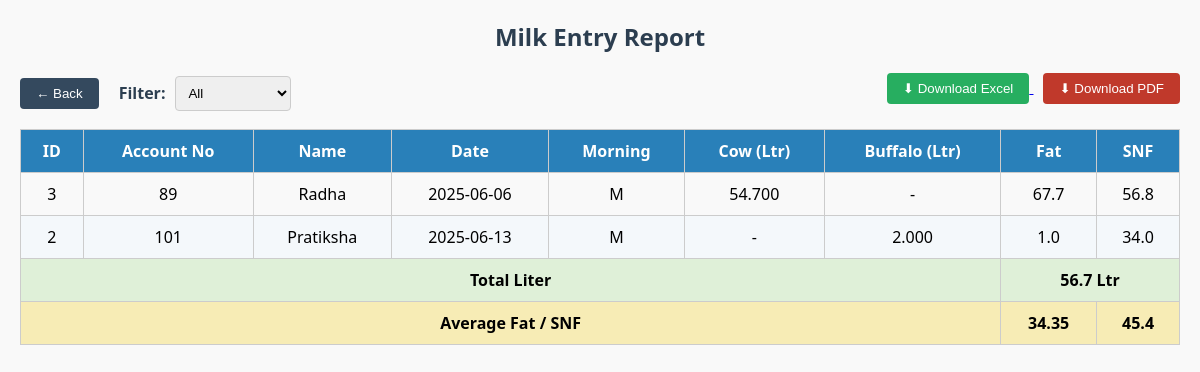
The page /view_reports.php (signed in) on the database as committed earlier.
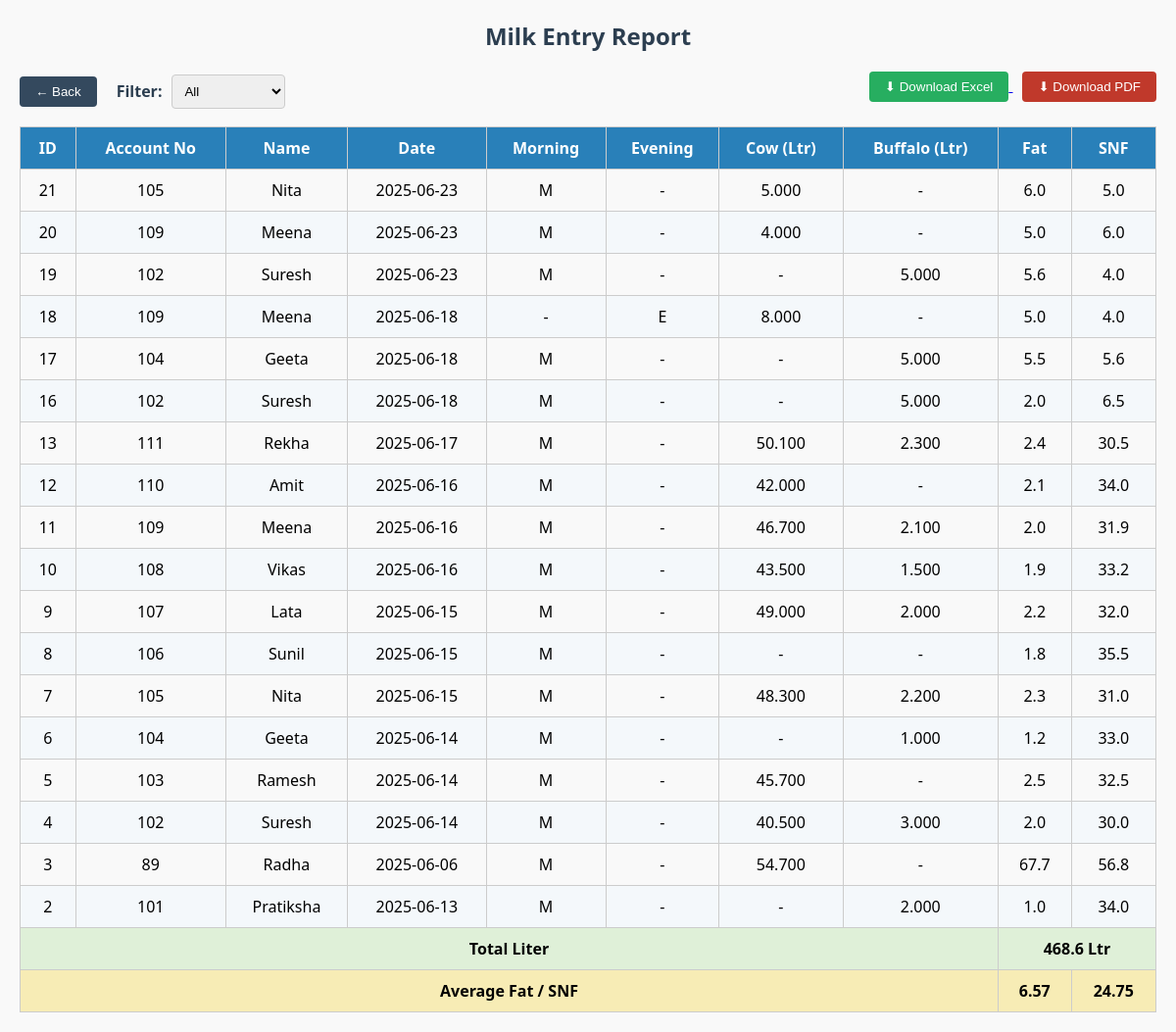
The same page on the database as committed later.
### tables this page shows
CREATE TABLE `milk_sanklan1` (
  `entryno` int(11) NOT NULL,
  `sandate` datetime DEFAULT NULL,
  `accno` bigint(20) DEFAULT NULL,
  `acname` text DEFAULT NULL,
  `morning` varchar(50) DEFAULT NULL,
  `evening` varchar(50) DEFAULT NULL,
  `bufliter` decimal(18,3) DEFAULT NULL,
  `cowliter` decimal(18,3) DEFAULT NULL,
  `fat` decimal(18,1) DEFAULT NULL,
  `snf` decimal(18,1) DEFAULT NULL,
  `rate` decimal(18,2) DEFAULT NULL,
  `amount` decimal(18,2) DEFAULT NULL,
  `degree` decimal(18,1) DEFAULT NULL,
  `morningflag` varchar(50) DEFAULT NULL,
  `eviningflag` varchar(50) DEFAULT NULL
);

### view_reports.php (the view, shortened to what this page needs)
<?php
$conn = new mysqli("localhost", "root", "", "dairy_sanklan");
$filter = $_GET['filter'] ?? 'all';
$whereSql = '';
$query = "SELECT * FROM milk_sanklan1 $whereSql ORDER BY entryno DESC";
$result = $conn->query($query);
$rows = [];
$showMorning = false;
$showEvening = false;
$showCow = false;
$showBuffalo = false;
$totalLiter = 0;
$totalFat = 0;
$totalSnf = 0;
$fatCount = 0;
$snfCount = 0;
while ($row = $result->fetch_assoc()) {
    $rows[] = $row;
    if (!$showMorning && !empty($row['morning'])) $showMorning = true;
    if (!$showEvening && !empty($row['evening'])) $showEvening = true;
    if (!$showCow && !empty($row['cowliter'])) $showCow = true;
    if (!$showBuffalo && !empty($row['bufliter'])) $showBuffalo = true;
    $lit = (float)($row['cowliter'] ?? 0) + (float)($row['bufliter'] ?? 0);
    $totalLiter += $lit;
    if (is_numeric($row['fat'])) {
        $totalFat += (float)$row['fat'];
        $fatCount++;
    }
    if (is_numeric($row['snf'])) {
        $totalSnf += (float)$row['snf'];
        $snfCount++;
    }
}
$avgFat = $fatCount > 0 ? round($totalFat / $fatCount, 2) : 0;
$avgSnf = $snfCount > 0 ? round($totalSnf / $snfCount, 2) : 0;
?>
<!DOCTYPE html>
<html>
<head>
</head>
<body>
    <h2>Milk Entry Report</h2>
    <div style="display: flex; justify-content: space-between; align-items: center; margin-bottom: 10px;">
        <div style="display: flex; align-items: center;">
            <a href="index.php" style="text-decoration: none; margin-right: 20px;">
                <button style="padding: 8px 16px; background-color: #34495e; color: white; border: none; border-radius: 4px; cursor: pointer;">&#8592; Back</button>
            </a>
            <form method="GET" action="view_reports.php" id="filterForm" style="margin: 0; display: flex; align-items: center;">
                <label for="filter" style="font-weight: bold; color: #2c3e50; margin-right: 10px;">Filter:</label>
                <select name="filter" id="filter" style="padding: 8px; border-radius: 4px; border: 1px solid #ccc;">
                    <option value="all" <?= $filter === 'all' ? 'selected' : '' ?>>All</option>
                </select>
            </form>
        </div>
        <div class="export-btn">
            <?php
            $export_params = '';
            ?>
            <a href="export_excel.php<?= $export_params ?>" target="_blank">
                <button>⬇ Download Excel</button>
            </a>
            <a href="export_pdf.php<?= $export_params ?>" target="_blank" style="text-decoration: none; margin-left: 10px;">
                <button style="background-color: #c0392b;">⬇ Download PDF</button>
            </a>
        </div>
    </div>
    <table>
        <thead>
            <tr>
                <th>ID</th>
                <th>Account No</th>
                <th>Name</th>
                <th>Date</th>
                <?php if ($showMorning): ?><th>Morning</th><?php endif; ?>
                <?php if ($showEvening): ?><th>Evening</th><?php endif; ?>
                <?php if ($showCow): ?><th>Cow (Ltr)</th><?php endif; ?>
                <?php if ($showBuffalo): ?><th>Buffalo (Ltr)</th><?php endif; ?>
                <th>Fat</th>
                <th>SNF</th>
            </tr>
        </thead>
        <tbody>
            <?php foreach ($rows as $row): ?>
            <tr>
                <td><?= $row['entryno'] ?></td>
                <td><?= $row['accno'] ?></td>
                <td><?= htmlspecialchars($row['acname']) ?></td>
                <td><?= $row['sandate'] ? date("Y-m-d", strtotime($row['sandate'])) : '-' ?></td>
                <?php if ($showMorning): ?><td><?= $row['morning'] ?? '-' ?></td><?php endif; ?>
                <?php if ($showEvening): ?><td><?= $row['evening'] ?? '-' ?></td><?php endif; ?>
                <?php if ($showCow): ?><td><?= $row['cowliter'] ?? '-' ?></td><?php endif; ?>
                <?php if ($showBuffalo): ?><td><?= $row['bufliter'] ?? '-' ?></td><?php endif; ?>
                <td><?= $row['fat'] ?? '-' ?></td>
                <td><?= $row['snf'] ?? '-' ?></td>
            </tr>
            <?php endforeach; ?>
        </tbody>
        <tfoot>
            <tr style="background-color:#dff0d8;">
                <td colspan="<?= 4 + ($showMorning ? 1 : 0) + ($showEvening ? 1 : 0) + ($showCow ? 1 : 0) + ($showBuffalo ? 1 : 0) ?>">Total Liter</td>
                <td colspan="2"><?= $totalLiter ?> Ltr</td>
            </tr>
            <tr style="background-color:#f7ecb5;">
                <td colspan="<?= 4 + ($showMorning ? 1 : 0) + ($showEvening ? 1 : 0) + ($showCow ? 1 : 0) + ($showBuffalo ? 1 : 0) ?>">Average Fat / SNF</td>
                <td><?= $avgFat ?></td>
                <td><?= $avgSnf ?></td>
            </tr>
        </tfoot>
    </table>
</body>
</html>

### view_reports.php (style rules this page uses)
body { font-family: "Segoe UI", sans-serif; background-color: #f9f9f9; margin: 20px; }
h2 { text-align: center; color: #2c3e50; }
.export-btn { text-align: right; margin-bottom: 10px; }
.export-btn button { padding: 8px 16px; background-color: #27ae60; color: white; border: none; border-radius: 4px; cursor: pointer; }
table { width: 100%; border-collapse: collapse; margin-top: 15px; }
th, td { border: 1px solid #ccc; padding: 10px 12px; text-align: center; }
th { background-color: #2980b9; color: white; }
tr:nth-child(even) { background-color: #f4f8fb; }
tfoot tr { background-color: #f0f0f0; font-weight: bold; }

Rows that differ between the two databases and show on the page:
added milk_sanklan1: entryno "21", accno "105", acname "Nita", sandate "2025-06-23", morning "M", evening "-", cowliter "5.000", bufliter "-", fat "6.0", snf "5.0"
added milk_sanklan1: entryno "20", accno "109", acname "Meena", sandate "2025-06-23", morning "M", evening "-", cowliter "4.000", bufliter "-", fat "5.0", snf "6.0"
added milk_sanklan1: entryno "19", accno "102", acname "Suresh", sandate "2025-06-23", morning "M", evening "-", cowliter "-", bufliter "5.000", fat "5.6", snf "4.0"
added milk_sanklan1: entryno "18", accno "109", acname "Meena", sandate "2025-06-18", morning "-", evening "E", cowliter "8.000", bufliter "-", fat "5.0", snf "4.0"
added milk_sanklan1: entryno "17", accno "104", acname "Geeta", sandate "2025-06-18", morning "M", evening "-", cowliter "-", bufliter "5.000", fat "5.5", snf "5.6"
added milk_sanklan1: entryno "16", accno "102", acname "Suresh", sandate "2025-06-18", morning "M", evening "-", cowliter "-", bufliter "5.000", fat "2.0", snf "6.5"
added milk_sanklan1: entryno "13", accno "111", acname "Rekha", sandate "2025-06-17", morning "M", evening "-", cowliter "50.100", bufliter "2.300", fat "2.4", snf "30.5"
added milk_sanklan1: entryno "12", accno "110", acname "Amit", sandate "2025-06-16", morning "M", evening "-", cowliter "42.000", bufliter "-", fat "2.1", snf "34.0"
added milk_sanklan1: entryno "11", accno "109", acname "Meena", sandate "2025-06-16", morning "M", evening "-", cowliter "46.700", bufliter "2.100", fat "2.0", snf "31.9"
added milk_sanklan1: entryno "10", accno "108", acname "Vikas", sandate "2025-06-16", morning "M", evening "-", cowliter "43.500", bufliter "1.500", fat "1.9", snf "33.2"
added milk_sanklan1: entryno "9", accno "107", acname "Lata", sandate "2025-06-15", morning "M", evening "-", cowliter "49.000", bufliter "2.000", fat "2.2", snf "32.0"
added milk_sanklan1: entryno "8", accno "106", acname "Sunil", sandate "2025-06-15", morning "M", evening "-", cowliter "-", bufliter "-", fat "1.8", snf "35.5"
added milk_sanklan1: entryno "7", accno "105", acname "Nita", sandate "2025-06-15", morning "M", evening "-", cowliter "48.300", bufliter "2.200", fat "2.3", snf "31.0"
added milk_sanklan1: entryno "6", accno "104", acname "Geeta", sandate "2025-06-14", morning "M", evening "-", cowliter "-", bufliter "1.000", fat "1.2", snf "33.0"
added milk_sanklan1: entryno "5", accno "103", acname "Ramesh", sandate "2025-06-14", morning "M", evening "-", cowliter "45.700", bufliter "-", fat "2.5", snf "32.5"
added milk_sanklan1: entryno "4", accno "102", acname "Suresh", sandate "2025-06-14", morning "M", evening "-", cowliter "40.500", bufliter "3.000", fat "2.0", snf "30.0"
shown differently, row unchanged: milk_sanklan1 "Radha": evening (not shown) → "-"
shown differently, row unchanged: milk_sanklan1 "Pratiksha": evening (not shown) → "-"
Other text that changed with them:
$totalLiter: "56.7" → "468.6"
$avgFat: "34.35" → "6.57"
$avgSnf: "45.4" → "24.75"
text now shown: "Evening"
